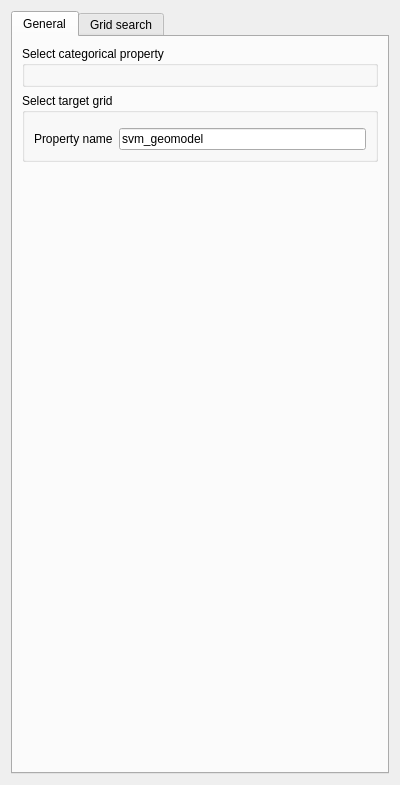
<?xml version="1.0" encoding="UTF-8"?>
<ui version="4.0">
 <class>Form</class>
 <widget class="QWidget" name="Form">
  <property name="geometry">
   <rect>
    <x>0</x>
    <y>0</y>
    <width>400</width>
    <height>785</height>
   </rect>
  </property>
  <property name="windowTitle">
   <string>Form</string>
  </property>
  <property name="AlgorithmCategory" stdset="0">
   <string>LPM-Geomod_Suite</string>
  </property>
  <property name="AlgorithmDescription" stdset="0">
   <string>support vector machines for geomodeling</string>
  </property>
  <layout class="QVBoxLayout" name="verticalLayout">
   <item>
    <widget class="QTabWidget" name="tabWidget">
     <property name="currentIndex">
      <number>0</number>
     </property>
     <widget class="QWidget" name="tab1">
      <attribute name="title">
       <string>General</string>
      </attribute>
      <layout class="QGridLayout" name="gridLayout_3">
       <item row="2" column="0">
        <spacer name="verticalSpacer">
         <property name="orientation">
          <enum>Qt::Vertical</enum>
         </property>
         <property name="sizeHint" stdset="0">
          <size>
           <width>20</width>
           <height>40</height>
          </size>
         </property>
        </spacer>
       </item>
       <item row="1" column="0">
        <widget class="QGroupBox" name="groupBox_3">
         <property name="title">
          <string>Select target grid</string>
         </property>
         <layout class="QGridLayout" name="gridLayout">
          <item row="3" column="0">
           <widget class="QLabel" name="label">
            <property name="text">
             <string>Property name</string>
            </property>
           </widget>
          </item>
          <item row="3" column="1">
           <widget class="QLineEdit" name="lineEdit">
            <property name="sizePolicy">
             <sizepolicy hsizetype="Expanding" vsizetype="Fixed">
              <horstretch>0</horstretch>
              <verstretch>0</verstretch>
             </sizepolicy>
            </property>
            <property name="text">
             <string>svm_geomodel</string>
            </property>
           </widget>
          </item>
          <item row="0" column="0" colspan="2">
           <widget class="GridSelector" name="gridselector">
            <property name="sizePolicy">
             <sizepolicy hsizetype="Expanding" vsizetype="Preferred">
              <horstretch>0</horstretch>
              <verstretch>0</verstretch>
             </sizepolicy>
            </property>
           </widget>
          </item>
         </layout>
        </widget>
       </item>
       <item row="0" column="0">
        <widget class="QGroupBox" name="groupBox">
         <property name="title">
          <string>Select categorical property</string>
         </property>
         <layout class="QGridLayout" name="gridLayout_2">
          <item row="0" column="0">
           <widget class="PropertySelectorNoRegion" name="propertyselectornoregion"/>
          </item>
         </layout>
        </widget>
       </item>
      </layout>
     </widget>
     <widget class="QWidget" name="tab2">
      <attribute name="title">
       <string>Grid search</string>
      </attribute>
      <layout class="QVBoxLayout" name="verticalLayout_2">
       <item>
        <widget class="QGroupBox" name="groupBox_2">
         <property name="title">
          <string>Hyperparameters</string>
         </property>
         <layout class="QGridLayout" name="gridLayout_4">
          <item row="1" column="2">
           <widget class="QLineEdit" name="lineEdit_2">
            <property name="text">
             <string>2E15</string>
            </property>
           </widget>
          </item>
          <item row="2" column="2">
           <widget class="QLineEdit" name="lineEdit_4">
            <property name="text">
             <string>2E9</string>
            </property>
           </widget>
          </item>
          <item row="2" column="0">
           <widget class="QLabel" name="label_3">
            <property name="text">
             <string>gamma</string>
            </property>
           </widget>
          </item>
          <item row="1" column="1">
           <widget class="QLineEdit" name="lineEdit_3">
            <property name="text">
             <string>2E-3</string>
            </property>
           </widget>
          </item>
          <item row="2" column="1">
           <widget class="QLineEdit" name="lineEdit_5">
            <property name="text">
             <string>2E4</string>
            </property>
           </widget>
          </item>
          <item row="1" column="0">
           <widget class="QLabel" name="label_2">
            <property name="text">
             <string>C</string>
            </property>
           </widget>
          </item>
          <item row="0" column="2">
           <widget class="QSpinBox" name="spinBox">
            <property name="minimum">
             <number>5</number>
            </property>
            <property name="value">
             <number>10</number>
            </property>
           </widget>
          </item>
          <item row="0" column="0">
           <widget class="QLabel" name="label_4">
            <property name="text">
             <string>N</string>
            </property>
           </widget>
          </item>
         </layout>
        </widget>
       </item>
       <item>
        <widget class="QGroupBox" name="groupBox_4">
         <property name="title">
          <string>Folds</string>
         </property>
         <layout class="QGridLayout" name="gridLayout_6">
          <item row="0" column="0">
           <widget class="QLabel" name="label_5">
            <property name="text">
             <string>N folds</string>
            </property>
           </widget>
          </item>
          <item row="0" column="1">
           <widget class="QSpinBox" name="spinBox_2">
            <property name="focusPolicy">
             <enum>Qt::WheelFocus</enum>
            </property>
            <property name="value">
             <number>5</number>
            </property>
           </widget>
          </item>
         </layout>
        </widget>
       </item>
       <item>
        <spacer name="verticalSpacer_2">
         <property name="orientation">
          <enum>Qt::Vertical</enum>
         </property>
         <property name="sizeHint" stdset="0">
          <size>
           <width>20</width>
           <height>40</height>
          </size>
         </property>
        </spacer>
       </item>
      </layout>
     </widget>
    </widget>
   </item>
  </layout>
 </widget>
 <customwidgets>
  <customwidget>
   <class>PropertySelectorNoRegion</class>
   <extends>QWidget</extends>
   <header>qtplugins/selectors.h</header>
  </customwidget>
  <customwidget>
   <class>GridSelector</class>
   <extends>QWidget</extends>
   <header>qtplugins/selectors.h</header>
  </customwidget>
 </customwidgets>
 <resources/>
 <connections/>
</ui>
